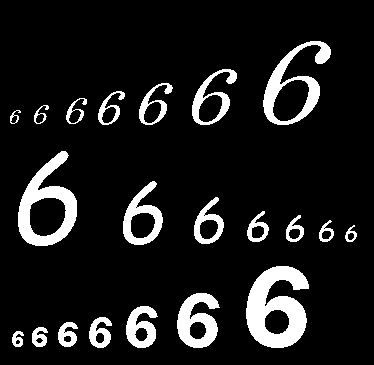
#> input picture Reconocedor 69/Ejemplo-Separacion96/entrena6.bmp, 374 x 365 px
$ python separa69.py
#> lines starting #> are read from the running program, lines starting #| are printed output that depends on the picture; after the words box and inside, x2 and y2 are one past the last pixel; in counts of white or black regions, pixels touching at a corner belong together
# -*- coding: utf-8 -*-
"""
Created on Tue Feb 05 13:47:58 2019

@author: mcs54190
"""
from PIL import Image
from numpy import *
from pylab import *
from scipy.ndimage import *
from matplotlib.patches import Rectangle
from drawnow import drawnow
import matplotlib.pyplot as mpl
import time

def repite():
    mpl.imshow(block([[A],[B]]))

#<=======================  Primera Parte =================================>#
print ('primera parte del programa: Entrenamiento del sistema')
bin1 = array(Image.open('entrena6.bmp'))
#> bin1 is the input picture: shape (365, 374) bool; 10.8% white; 21 white regions, largest, box (x1, y1, x2, y2) and area: (246, 266, 309, 348) 3133, (18, 151, 77, 246) 2337, (263, 41, 331, 125) 1790
bin2 = array(Image.open('entrena9.bmp'))
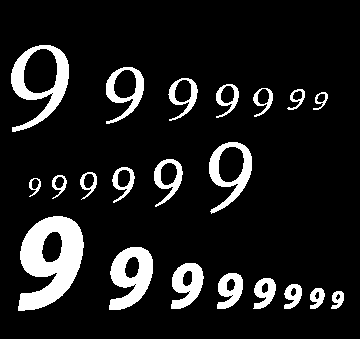
#> input picture Reconocedor 69/Ejemplo-Separacion96/entrena9.bmp, 360 x 339 px
#> bin2 is the input picture: shape (339, 360) bool; 11.6% white; 21 white regions, largest, box (x1, y1, x2, y2) and area: (18, 216, 84, 311) 3716, (11, 45, 69, 132) 1826, (109, 247, 153, 310) 1667
figure(1)
imshow(bin1)
figure(2)
imshow(bin2)
#imshow(block([[bin1],[bin2]]))
#---------------------------------------------------------------------------
con8 = generate_binary_structure(2,2)
Ima6, Can6 = label(bin1, structure = con8)
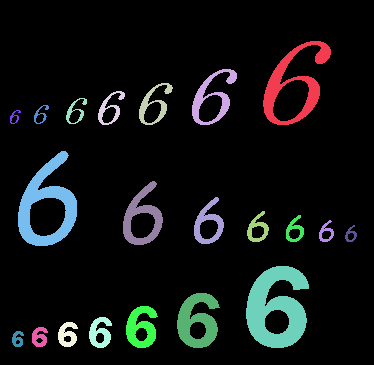
#> Ima6: shape (365, 374) int32; 22 distinct labels, from 0 to 21; one colour per label, 0 black
#> Can6 = 21
Ima9, Can9 = label(bin2, structure = con8)
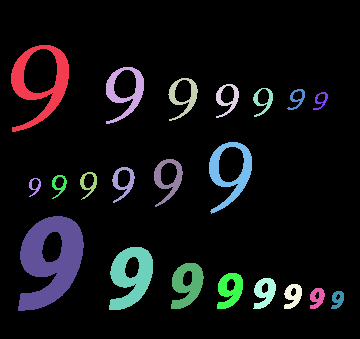
#> Ima9: shape (339, 360) int32; 22 distinct labels, from 0 to 21; one colour per label, 0 black
#> Can9 = 21
#imshow(block([[Ima6],[Ima9]]))
#--------------------------------------------------------------------------
for j in range (1, 3, 1):
    if (j == 1):
        numero = Ima6
        cantidad = Can6
        print('Se procesa el numero 6')
    else:
        numero  = Ima9
        cantidad = Can9
        print('Se procesa el numero 9')
    dato = []
    for i in range (1, cantidad, 1):
        print('Objeto %s de %s' % (i, cantidad))
        s1 = np.where(numero == i, 1, 0)
        s2 = binary_fill_holes(s1).astype(int)
        s3 = np.logical_xor(s1, s2)
        Fil1, Col1 = np.nonzero(s1)
        Fil2, Col2 = np.nonzero(s3)
        objmin = min(Fil2)
        objmax = max(Fil2)
        NFmin  = min(Fil1)
        NFmax  = max(Fil1)
        NCmin  = min(Col1)
        NCmax  = max(Col1)
        medio = (objmax-objmin)/2.0 + objmin
        dato.append((medio-NFmin)/(NFmax-NFmin))
    if (j == 1):
        datos6 = dato
    else:
        datos9 = dato
#> this loop made 2 passes
#> cantidad on passes 1 to 2: 21, 21
#> (printed output is left out)
#> s1: shape (339, 360) int64; values 0 (black) and 1 (white), 0.17% white; 1 white region, box (x1, y1, x2, y2) and area: (310, 288, 325, 309) 207
#> s3: shape (339, 360) bool; 0.02% white in thin lines or dots, all inside (x1, y1, x2, y2) = (315, 292, 319, 299)

figure(3)
mpl.hist(datos9, bins = 'auto', alpha=0.75, rwidth=0.3, color = 'r', label='num 9')
mpl.hist(datos6, bins = 'auto', alpha=0.75, rwidth=0.3, color = 'g', label='num 6')
mpl.legend(loc='upper right')

#<=======================  Segunda Parte =================================>#
print ('Segunda parte del programa: Prueba del sistema')
time.sleep(2.0)
umbral = 0.5
prueba = (array(Image.open('prueba69.bmp')))
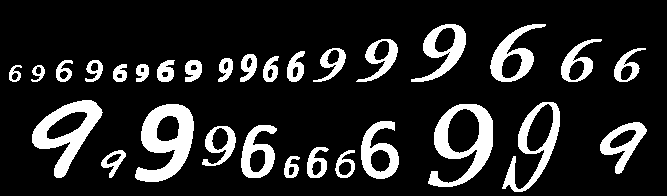
#> input picture Reconocedor 69/Ejemplo-Separacion96/prueba69.bmp, 667 x 196 px
#> prueba is the input picture: shape (196, 667) bool; 15.4% white; 30 white regions, largest, box (x1, y1, x2, y2) and area: (135, 104, 194, 182) 2461, (428, 104, 493, 187) 2213, (32, 100, 103, 178) 2123
Ima, Can = label(prueba, structure = con8)
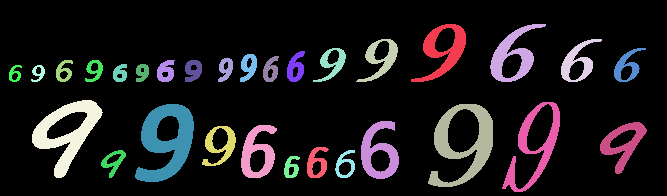
#> Ima: shape (196, 667) int32; 31 distinct labels, from 0 to 30; one colour per label, 0 black
#> Can = 30
A = zeros_like(Ima)
B = zeros_like(Ima)
figure(4)
mpl.imshow(block([[A],[B]]))

for j in range (1, Can, 1):
    s1 = np.where(Ima == j, 1, 0)
    s2 = binary_fill_holes(s1).astype(int)
    s3 = np.logical_xor(s1, s2)
    Fil1, Col1 = np.nonzero(s1)
    Fil2, Col2 = np.nonzero(s3)
    if (len(Fil2) == 0):
        continue
    objmin = min(Fil2)
    objmax = max(Fil2)
    NFmin  = min(Fil1)
    NFmax  = max(Fil1)
    NCmin  = min(Col1)
    NCmax  = max(Col1)
    medio = (objmax-objmin)/2.0 + objmin
    dato.append((medio-NFmin)/(NFmax-NFmin))
    if (dato[-1] > umbral):
        print ('seis')
        A[Fil1, Col1] = 1
        drawnow(repite)
        time.sleep(1)
    else:
        print ('Nueve')
        B[Fil1, Col1] = 1
        drawnow(repite)
        time.sleep(1)
#> this loop made 29 passes
#> (objmin, objmax, NFmin, NFmax, NCmin, NCmax, medio) on passes 1 to 12: (28, 52, 24, 81, 411, 465, 40), (54, 77, 24, 81, 490, 545, 65.5), (41, 59, 39, 81, 356, 397, 50), (60, 79, 39, 81, 561, 601, 69.5), (50, 63, 48, 81, 313, 345, 56.5), (64, 79, 48, 81, 614, 645, 71.5), (62, 76, 51, 81, 287, 304, 69), (58, 67, 54, 81, 240, 256, 62.5), (65, 77, 56, 81, 263, 278, 71), (62, 69, 58, 81, 218, 232, 65.5), (71, 78, 60, 81, 56, 72, 74.5), (63, 70, 60, 81, 85, 102, 66.5)
#> (Fil2, Col2, objmin, objmax, NFmin, NFmax, NCmin, NCmax) on pass 16: ([68, 68, 68, 69, 69, 69, 70, 70, 70, 71, 71, 71], [141, 142, 143, 141, 142, 143, 141, 142, 143, 141, 142, 143], 68, 71, 64, 81, 136, 148)
#> A: shape (196, 667) int32; values 0 (black) and 1 (white), 4.8% white; 13 white regions, largest, box (x1, y1, x2, y2) and area: (490, 24, 546, 82) 1172, (361, 121, 399, 179) 1116, (241, 125, 277, 178) 985
#> s1: shape (196, 667) int64; values 0 (black) and 1 (white), 0.19% white; 1 white region, box (x1, y1, x2, y2) and area: (335, 150, 355, 178) 247
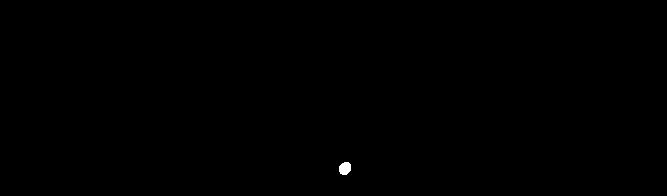
#> s3: shape (196, 667) bool; 0.1% white; 1 white region, box (x1, y1, x2, y2) and area: (339, 162, 351, 175) 127
#> after the loop, dato = 49 values, max 0.728 at index 21, min 0.258 at index 24, mean 0.411

# [9 lines of commented-out code are left out]
positivo6 = int(input('Cuantos 6,s fueron identificados correctamente: '))
#> the answer given: 3
#> positivo6 = 3
positivo9 = int(input('Cuantos 9,s fueron identificados correctamente: '))
#> the answer given: 3
#> positivo9 = 3
negativo6 = 14.0 - positivo6
#> negativo6 = 11
negativo9 = 16.0 - positivo9
#> negativo9 = 13

MatrizConfucion  = [[positivo6, negativo6],[positivo9, negativo9]]
#> MatrizConfucion = [[3, 11], [3, 13]]
Par = ((positivo9 + positivo6) / (16.0 + 14.0)) * 100
#> Par = 20
print ('El desempeno del clasificador es = %s %%' %Par)
#| El desempeno del clasificador es = 20.0 %

figure(5)
imshow(prueba)

mpl.show()
#> figure, not shown here; tallest bar 8 high, from x = 0.305 to 0.309; tallest bar 8 high, from x = 0.69 to 0.696
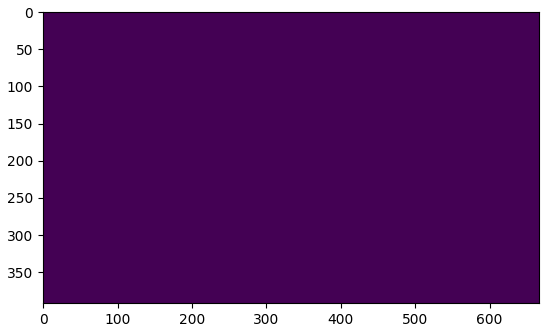
#> figure drawn by matplotlib, 1 panel
